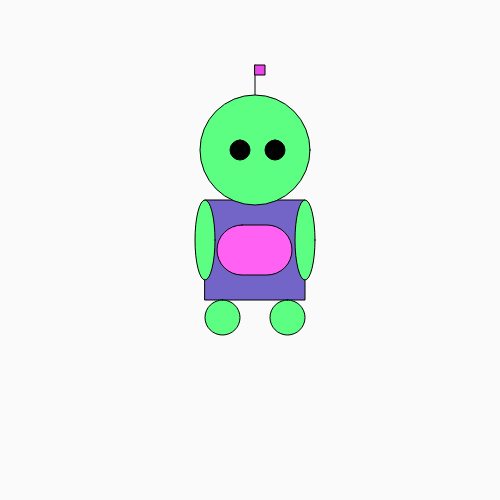
Frame 1 (no input)
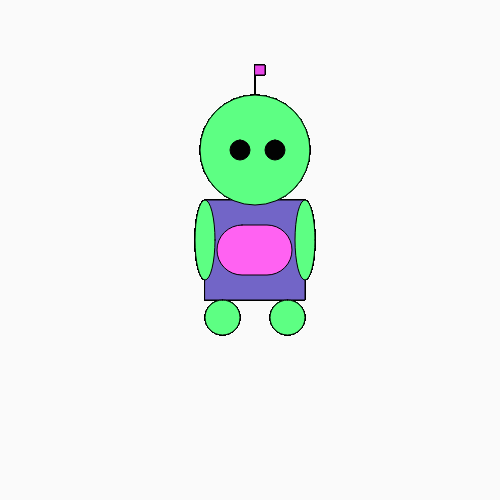
Frame 60 (no input)
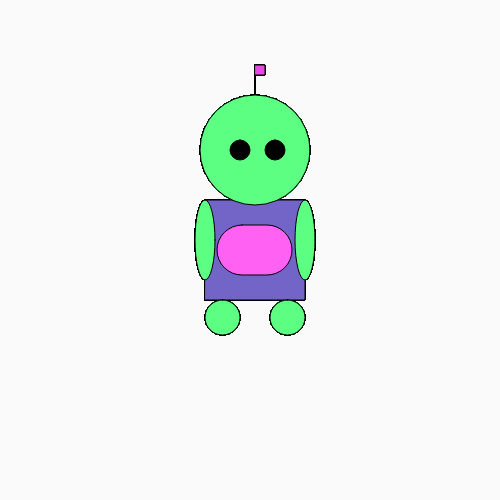
Frame 120 (the mouse pressed at the canvas centre since frame 60)

The p5.js sketch that drew these frames (run headless with seeded random() and noise() and a simulated clock; from frame 60 on, the mouse is pressed at the canvas centre):

// p5.js sketch
// ── sketch.js
function setup(){createCanvas(500,500);
background(250);
}
function draw(){
  //antena
  fill(232,71,232);
  line(255,95,255,65);
   rect(255,65,10);
   //body
   fill(114,101,199);
  rect(205,200,100,100);
 //head
 fill(93,255,131);
 circle(255,150,110);
 //eyes
 fill(2,2,2);
  square(230,140,20,40);
  square(265,140,20,40);
  //feet
  fill(93,255,131);
  square(205,300,35,50);
  square(270,300,35,50);

    //arms
    fill(93,255,131);
  ellipse(205,240,20,80);
  ellipse(305,240,20,80);
  //triangle
  fill(255,98,242);
  rect(217,225,75,50,200,200);

}
